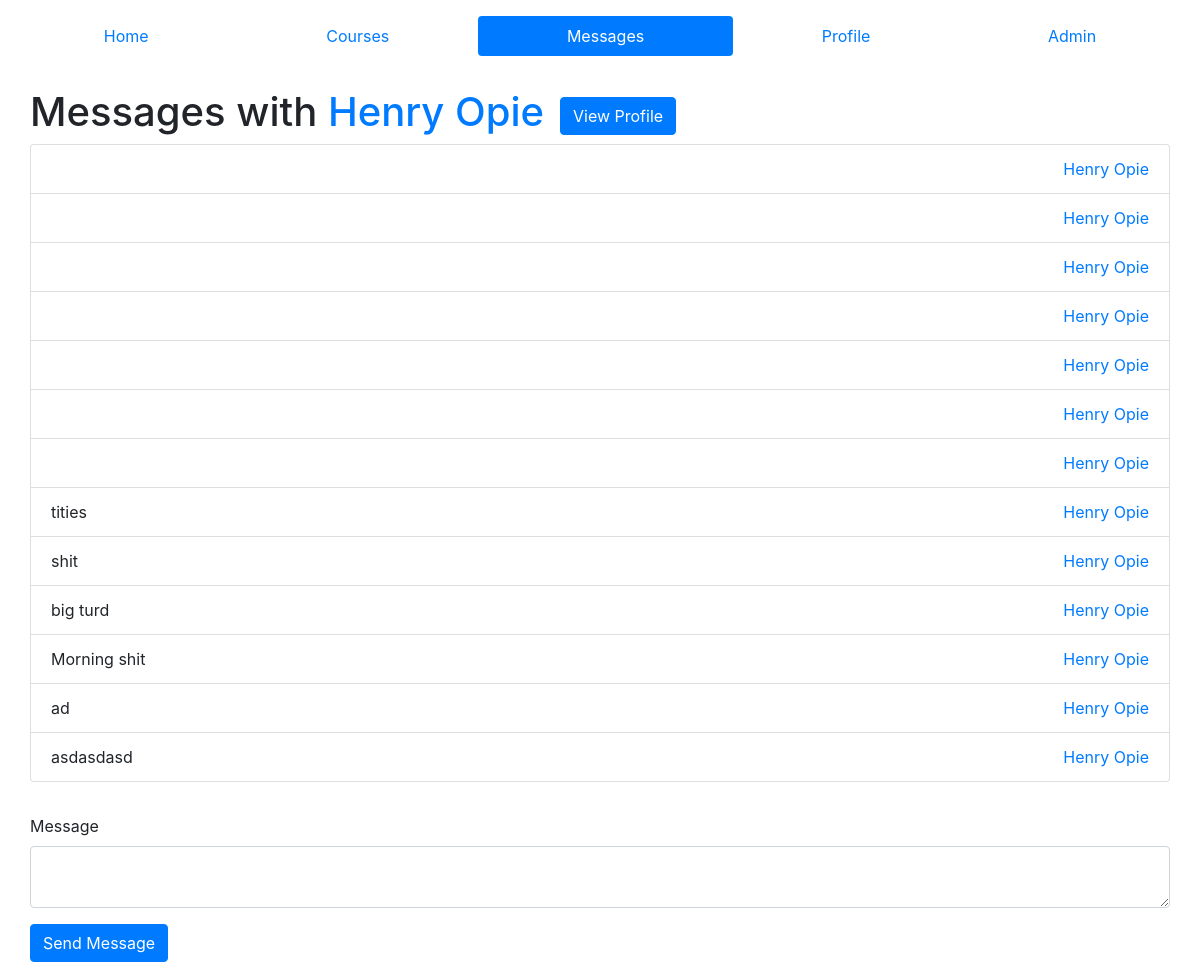
Screenshot of /messages/1 (signed in) with the database file from the repository.
### ed/models.py (models this page shows)
class Profile(models.Model):
    user = models.OneToOneField(User, on_delete=models.CASCADE, related_name='+', default=1)
    FirstName = models.CharField(max_length=50,default='firstname')
    LastName = models.CharField(max_length=50,default='lastname')
    is_admin = models.BooleanField('Is admin', default=False)

class Message(models.Model):
    sender = models.ForeignKey(Profile, on_delete=models.CASCADE, null=True)
    body = models.TextField()

### ed/views.py (the view, shortened to what this page needs)
# urls.py: path('messages/<int:id>', views.message, name="message"),
def message(request,id):
    is_admin = False
    p = Profile.objects.get(user=request.user)
    if p.is_admin:
        is_admin = True
    profile = Profile.objects.get(user=request.user)
    otherID = Profile.objects.get(id=id)
    chat = Group.objects.filter(members=profile.id)
    memberships1 = ChatMembership.objects.filter(person=profile.id)
    memberships2 = ChatMembership.objects.filter(person=id)
    groups1 = memberships1.values_list('group', flat=True)
    groups2 = memberships2.values_list('group', flat=True)
    group = list(set(groups1).intersection(groups2))
    print("Group: ", group)
    if group:
        group = Group.objects.get(id=group[0])
    if not request.POST:
        messages = group.messages.all()
        msg = Message.objects.filter(id__in=messages).order_by('-id')
        context= {
            'id': id,
            'active': 'messages',
            'messages' : msg,
            'is_admin': is_admin,
            'otherID': otherID
        }
        return render(request, 'message.html', context=context)

### templates/message.html (shortened to what this page needs)
{% extends "core.html" %}
{% block content %}
    {% if messages %}
    <div class="message-title-bar">
        <h1 role="heading">
            Messages with
            <a href="/profile/{{otherID.id}}">
                {{otherID.FirstName}} {{otherID.LastName}}
            </a>
        </h1>
        <a href="/profile/{{otherID.id}}" role="button" class="btn btn-primary">
            View Profile
        </a>
    </div>
    <ul class="list-group message-list" role="list">
        {% for message in messages %}
                <li class="list-group-item message" role="listitem">
                    <div class="message-body">
                        {{message.body}}
                    </div>
                    <div class="message-sender">
                        <a href="/profile/{{otherID.id}}">
                            {{message.sender.FirstName}} {{message.sender.LastName}}
                        </a>
                    </div>
                </li>
        {% endfor %}
    </ul>
        {% else %}
        <ul class="list-group" role="list">
            <li class="list-group-item" role="listitem">
                No messages yet. Maybe you should send some to a friend :)
            </li>
        </ul>
    {% endif %}
        <form action="/messages/{{id}}" method="post" style="margin-top: 2rem;" role="form">
            <div class="form-group">
                <label for="message">Message</label>
                <textarea id="message" name="message" type="text" class="form-control"> </textarea>
            </div>
            <div class="form-group">
                <input type="submit" value="Send Message" style="width: auto" class="btn btn-primary" role="button">
            </div>
        </form>
{% endblock %}

### ed/static/styles.css (style rules this page uses)
.message { display: flex; flex-direction: row; }
.message .message-body { flex: 60%; }
.message .message-sender { flex: 40%; text-align: right; }
.message { display: flex; }
.message-title-bar { display: flex; }
.message-title-bar .btn { margin-left: 1rem; margin-top: auto; margin-bottom: auto; }
input { border: 1px solid gray; }

### rows the page displays
Profile: FirstName "Henry", LastName "Opie"
Message: sender.FirstName "Henry", sender.LastName "Opie"
Message: sender.FirstName "Henry", sender.LastName "Opie"
Message: sender.FirstName "Henry", sender.LastName "Opie"
Message: sender.FirstName "Henry", sender.LastName "Opie"
Message: sender.FirstName "Henry", sender.LastName "Opie"
Message: sender.FirstName "Henry", sender.LastName "Opie"
Message: sender.FirstName "Henry", sender.LastName "Opie"
Message: body "tities", sender.FirstName "Henry", sender.LastName "Opie"
Message: body "shit", sender.FirstName "Henry", sender.LastName "Opie"
Message: body "big turd", sender.FirstName "Henry", sender.LastName "Opie"
Message: body "Morning shit", sender.FirstName "Henry", sender.LastName "Opie"
Message: body "ad", sender.FirstName "Henry", sender.LastName "Opie"
Message: body "asdasdasd", sender.FirstName "Henry", sender.LastName "Opie"
